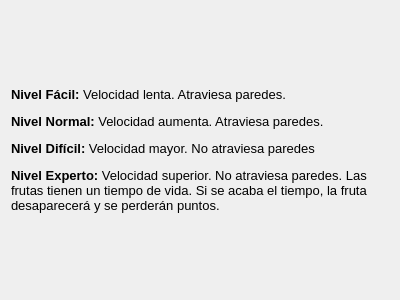
<?xml version="1.0" encoding="UTF-8"?>
<ui version="4.0">
 <class>ayuda</class>
 <widget class="QDialog" name="ayuda">
  <property name="geometry">
   <rect>
    <x>0</x>
    <y>0</y>
    <width>400</width>
    <height>300</height>
   </rect>
  </property>
  <property name="windowTitle">
   <string>Ayuda</string>
  </property>
  <layout class="QGridLayout" name="gridLayout">
   <item row="0" column="0">
    <widget class="QLabel" name="label">
     <property name="layoutDirection">
      <enum>Qt::LeftToRight</enum>
     </property>
     <property name="autoFillBackground">
      <bool>false</bool>
     </property>
     <property name="lineWidth">
      <number>1</number>
     </property>
     <property name="text">
      <string>&lt;html&gt;&lt;head/&gt;&lt;body&gt;&lt;p&gt;&lt;span style=&quot; font-size:10pt; font-weight:600;&quot;&gt;Nivel Fácil: &lt;/span&gt;&lt;span style=&quot; font-size:10pt;&quot;&gt;Velocidad lenta. Atraviesa paredes.&lt;/span&gt;&lt;/p&gt;&lt;p&gt;&lt;span style=&quot; font-size:10pt; font-weight:600;&quot;&gt;Nivel Normal: &lt;/span&gt;&lt;span style=&quot; font-size:10pt;&quot;&gt;Velocidad aumenta. Atraviesa paredes.&lt;/span&gt;&lt;/p&gt;&lt;p&gt;&lt;span style=&quot; font-size:10pt; font-weight:600;&quot;&gt;Nivel Difícil: &lt;/span&gt;&lt;span style=&quot; font-size:10pt;&quot;&gt;Velocidad mayor. No atraviesa paredes&lt;/span&gt;&lt;/p&gt;&lt;p&gt;&lt;span style=&quot; font-size:10pt; font-weight:600;&quot;&gt;Nivel Experto: &lt;/span&gt;&lt;span style=&quot; font-size:10pt;&quot;&gt;Velocidad superior. No atraviesa paredes. Las frutas tienen un tiempo de vida. Si se acaba el tiempo, la fruta desaparecerá y se perderán puntos.&lt;/span&gt;&lt;/p&gt;&lt;/body&gt;&lt;/html&gt;</string>
     </property>
     <property name="textFormat">
      <enum>Qt::AutoText</enum>
     </property>
     <property name="scaledContents">
      <bool>false</bool>
     </property>
     <property name="wordWrap">
      <bool>true</bool>
     </property>
    </widget>
   </item>
  </layout>
 </widget>
 <resources/>
 <connections/>
</ui>
